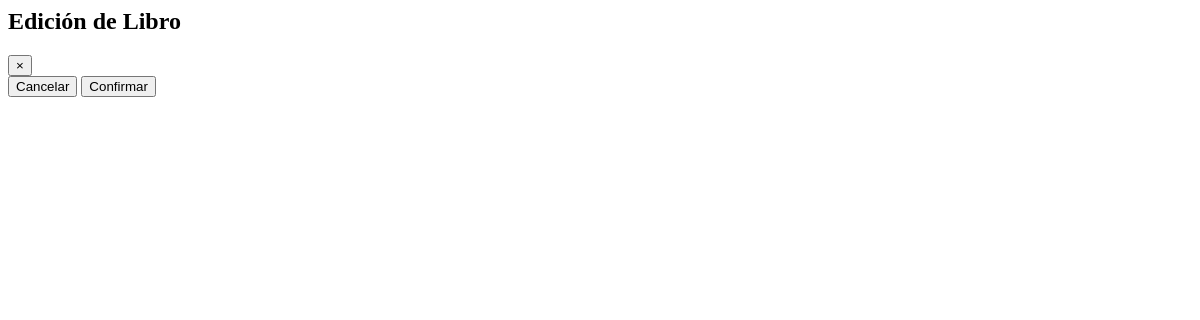
The page /app_biblioteca/editBook/1 on the database as committed earlier.
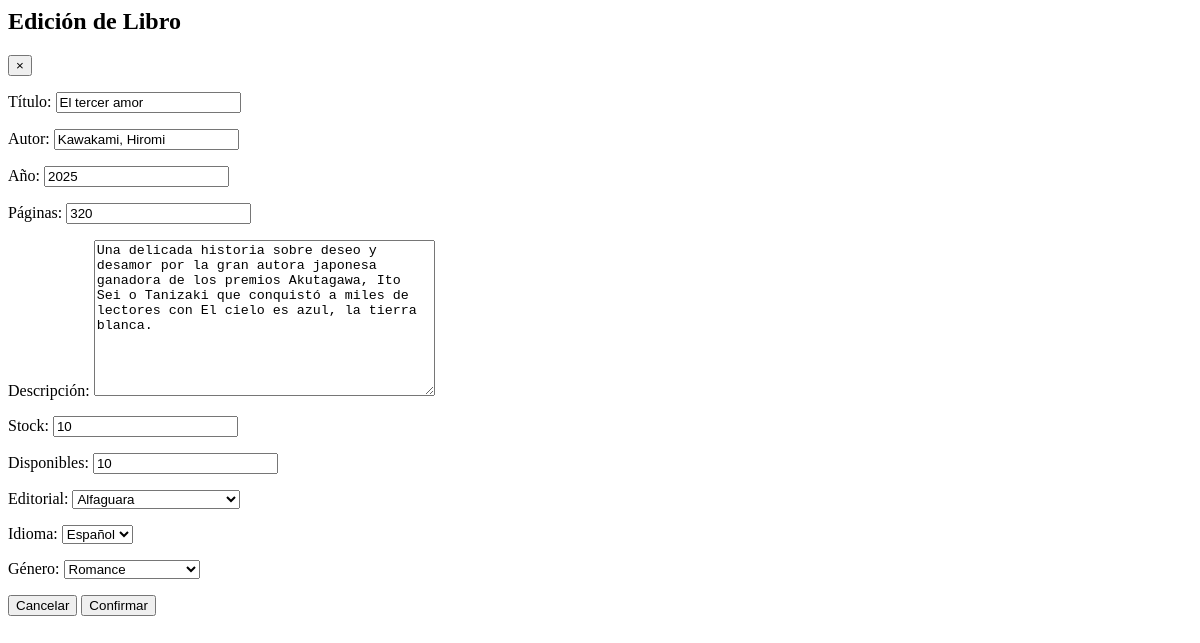
The same page on the database as committed later.
### app_biblioteca/models.py (models this page shows, shortened)
class Book(models.Model):
    title = models.CharField(max_length=255, blank=False)
    author = models.CharField(max_length=255, blank=False)
    publication_year = models.IntegerField(blank=False)
    pages = models.IntegerField(null=True, blank=True)
    description = models.TextField(blank=True)
    stock = models.IntegerField(default=1)
    available = models.IntegerField(default=1)
    is_active = models.BooleanField(default=True)
    editorial = models.ForeignKey(Editorial, on_delete=models.CASCADE)
    language = models.ForeignKey(Language, on_delete=models.CASCADE)
    genre = models.ForeignKey(Genre, on_delete=models.CASCADE)

### app_biblioteca/views.py (the view)
# urls.py: path('editBook/<int:id>', views.editBook, name = 'edit_book'),
def editBook(request, id):
   book_form = None
   error = None
   try:
      book = Book.objects.get(id = id)
      if request.method == 'GET':
         book_form = BookForm(instance = book)
      else:
         book_form = BookForm(request.POST, instance = book)
         if book_form.is_valid():
               book_form.save()
         return redirect('books')
   except ObjectDoesNotExist as e:
      error = e
      book = None
   return render(request, 'editBook.html', {'book_form': book_form, 'error':error, 'book': book})

### app_biblioteca/models.py (called while the page is built)
    def __str__(self):
        return self.name

    def __str__(self):
        return self.name

    def __str__(self):
        return self.name

### app_biblioteca/templates/editBook.html (shortened to what this page needs)
<div class="modal-dialog modal-lg" role="document">
    <div class="modal-content">
        <div class="modal-header">
            <h2 class="modal-title">Edición de Libro</h2>
            <button class="close" type="button" data-dismiss="modal" aria-label="Close">
                <span aria-hidden="true">&times;</span>
            </button>
        </div>
        <form action="{% url 'edit_book' book.id %}" method="POST">
            <div class="modal-body">
                {{ book_form.as_p }}
            </div>
            <div class="modal-footer">
                <button class="btn btn-danger" type="button" data-dismiss="modal">Cancelar</button>
                <button class="btn btn-primary" type="submit">Confirmar</button>
            </div>
        </form>
    </div>
</div>

Rows that differ between the two databases and show on the page:
added Book: title "El tercer amor", author "Kawakami, Hiromi", publication_year "2025", pages "320", description "Una delicada historia sobre deseo y desamor por la gran autora japonesa ganadora de los premios Akutagawa, Ito Sei o Tanizaki que conquistó a miles de lectores con El cielo es azul, la tierra blanca.", stock "10", available "10", editorial "Alfaguara", language "Español", genre "Romance"
Other text that changed with them:
text now shown: "Título: Autor: Año: Páginas: Descripción: Stock: Disponibles: Editorial: Idioma: Género:"
